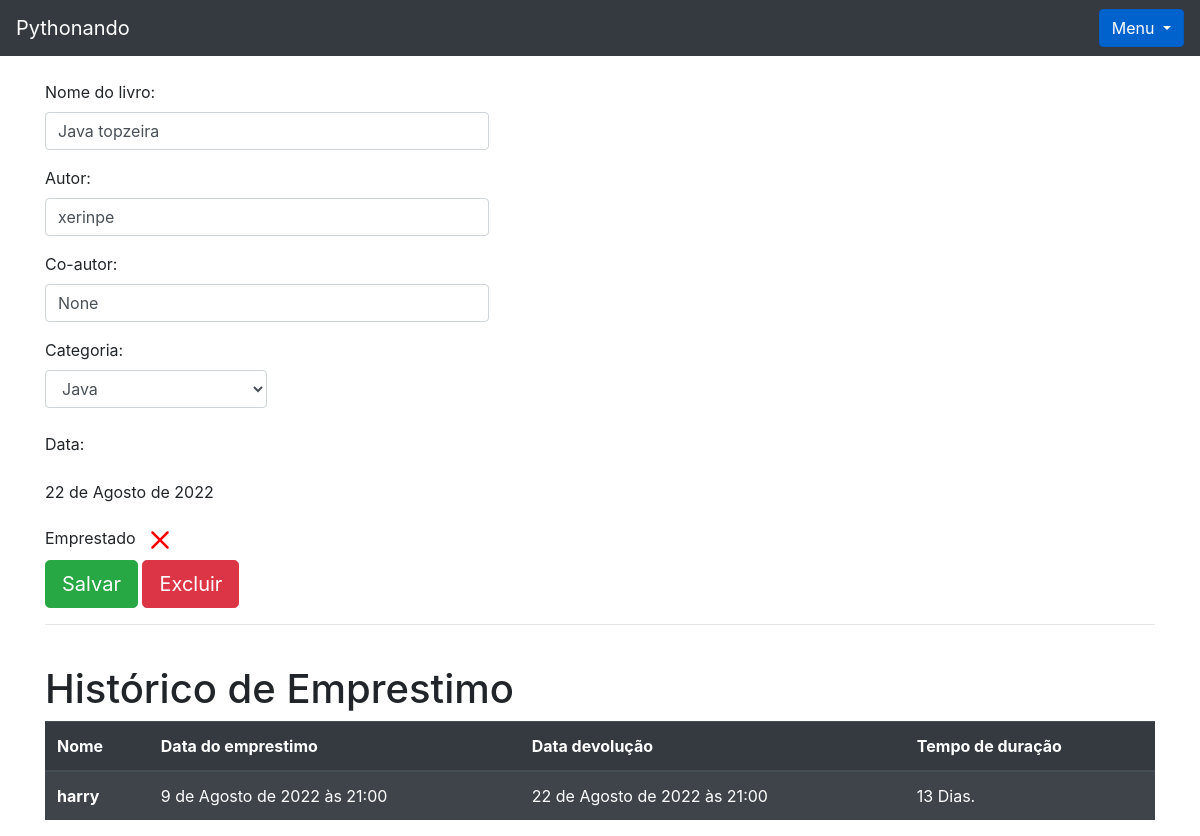
The app's page /livro/ver_livro/4 (signed in), older data.
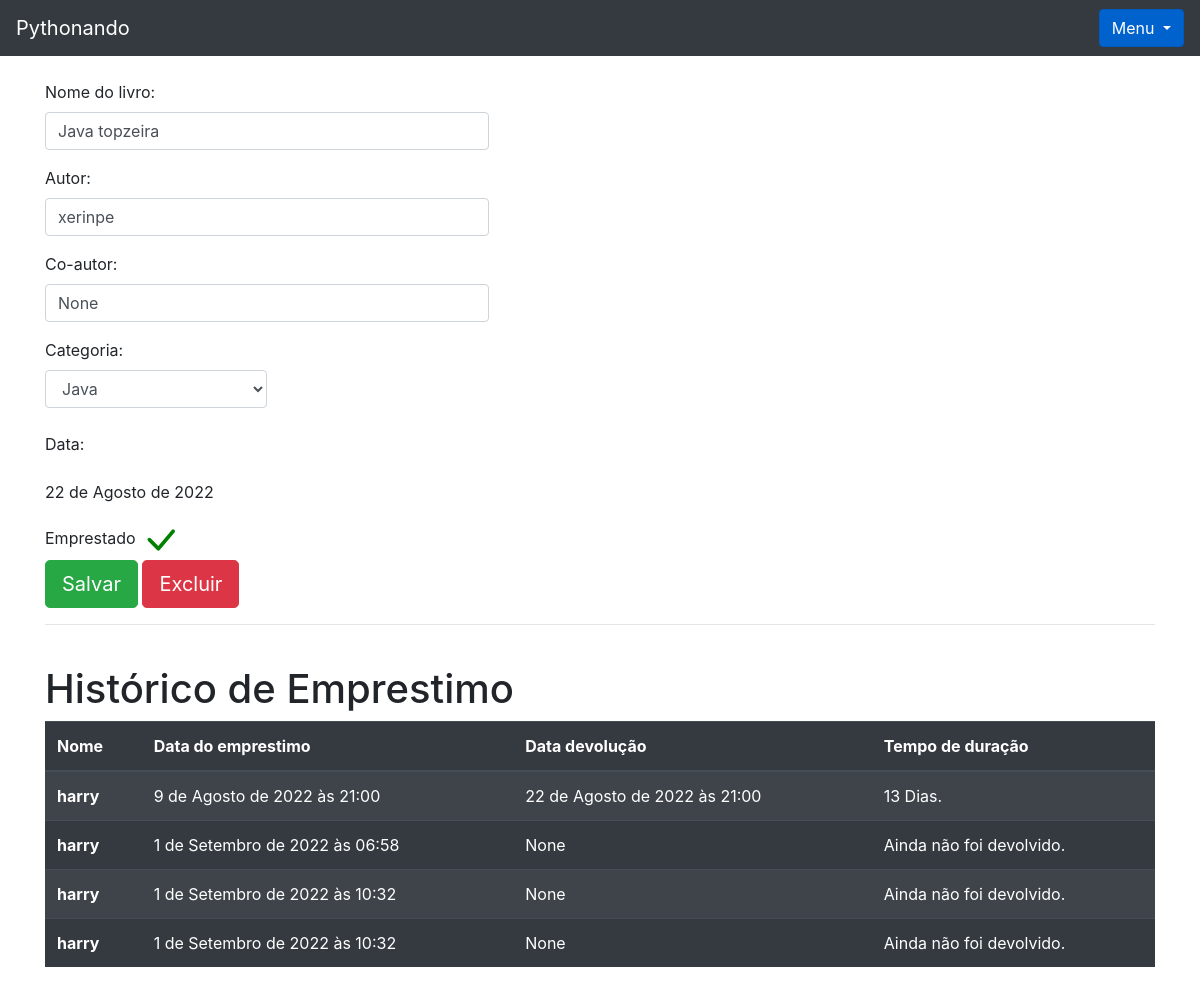
The same page, newer data.
### livro/models.py (models this page shows, shortened)
class Emprestimos(models.Model):
    choices = (
        ('P', 'Péssimo '),
        ('R', 'Ruim'),
        ('B', 'Bom'),
        ('O', 'Ótimo')
    )
    nome_emprestado = models.ForeignKey(Usuario, on_delete=models.DO_NOTHING,blank = True, null = True)
    nome_emprestado_anonimo = models.CharField(max_length = 30, blank = True, null = True)
    data_emprestimo = models.DateTimeField(default=datetime.datetime.now())
    data_devolucao = models.DateTimeField(blank = True, null = True)
    livro = models.ForeignKey(Livros, on_delete=models.DO_NOTHING)
    avaliacao = models.CharField(max_length=1, choices=choices, null=True, blank=True)

### usuarios/models.py (models this page shows)
class Usuario(models.Model):
    nome = models.CharField(max_length=30)
    email = models.EmailField()
    senha = models.CharField(max_length=64)
    def __str__(self) -> str:
        return self.nome

### livro/views.py (the view)
# urls.py: path('ver_livro/<int:id>', views.ver_livros, name='ver_livros'),#url dinamica
def ver_livros(request, id):
    if request.session.get('usuario'):
        livro = Livros.objects.get(id = id)
        if request.session.get('usuario') == livro.usuario.id:
            usuario = Usuario.objects.get(id = request.session['usuario'])
            categoria_livro = Categoria.objects.filter(usuario = request.session.get('usuario'))
            emprestimos = Emprestimos.objects.filter(livro = livro)
            form = CadastroLivro()
            form.fields['usuario'].initial = request.session['usuario']
            form_categoria = CategoriaLivro()
            usuarios = Usuario.objects.all()
            livros_emprestar = Livros.objects.filter(usuario = usuario).filter(emprestado = False)
            livros_emprestados = Livros.objects.filter(usuario = usuario).filter(emprestado = True)
            return render(request, 'ver_livro.html', {'livro': livro,
                                                      'categoria_livro': categoria_livro, 'emprestimos': emprestimos,
                                                      'usuario_logado':request.session.get('usuario'), 'form': form,
                                                      'id_livro': id,
                                                      'form_categoria': form_categoria, 'usuarios': usuarios, 'livros_emprestar': livros_emprestar, 'livros_emprestados': livros_emprestados,})
        else:
            return HttpResponse('este livro nao é seu')
    return redirect('/auth/login/?status=2')

### livro/forms.py
class CadastroLivro(forms.ModelForm):
    class Meta:
        model = Livros
        fields = "__all__"
    def __init__(self, *args, **kwargs):
        super().__init__(*args, **kwargs)
        self.fields['usuario'].widget = forms.HiddenInput()

class CategoriaLivro(forms.Form):
    nome = forms.CharField(max_length=30)
    descricao = forms.CharField(max_length=60)
    def __init__(self, *args, **kwargs):
        super().__init__(*args, **kwargs)
        self.fields['descricao'].widget = forms.Textarea()

### livro/models.py (called while the page is built)
    def __str__(self) -> str:
        return self.nome

### livro/templatetags/filtros.py (called while the page is built)
@register.filter
def mostra_duracao(value1, value2):
    if all((isinstance(value1, datetime), isinstance(value2, datetime))):
        dias = (value1 - value2).days
        texto = 'Dias'
        if dias == 1:
            texto = 'Dia'
        return f"{dias} {texto}."
    return "Ainda não foi devolvido."

### livro/templates/ver_livro.html (shortened to what this page needs)
{% extends 'base.html' %}
{% load filtros %}
{% block 'conteudo' %}
<div class="container">
    <br>
      <p>
        <label>Nome do livro:</label>
        <input style="width: 40%;" class="form-control" type="texte" value="{{livro.nome}}" name="nome_livro">
      </p>
      <p>
        <label>Autor:</label>
        <input style="width: 40%;" class="form-control" type="texte" value="{{livro.autor}}" name="autor">
      </p>
      <p>
        <label>Co-autor:</label>
        <input style="width: 40%;" class="form-control" type="texte" value="{{livro.co_autor}}" name="co_autor">
      </p>
      <label>Categoria:</label>
      <select style="width: 20%;" class="form-control" name="categoria">
        {% for i in categoria_livro %}
          {% if livro.categoria.nome == i.nome %}
            <option selected>{{i}}</option>
          {% else %}
            <option>{{i}}</option>
          {% endif %}
        {% endfor %}
      </select>
      <br>
      <p>
        <label>Data:</label>
        <p>{{livro.data_cadastro}}</p>
      </p>
      <label>Emprestado</label>
      <br>
      <input type="submit" class="btn btn-success btn-lg" value="Salvar">
    <button type="button" class="btn btn-danger btn-lg" data-toggle="modal" data-target="#exampleModal2">
      Excluir
    </button>
    <hr>
    <br>
    <h1>Histórico de Emprestimo</h1>
    <table class="table table-striped table-dark">
      <thead>
        <tr>
          <th scope="col">Nome</th>
          <th scope="col">Data do emprestimo</th>
          <th scope="col">Data devolução</th>
          <th scope="col">Tempo de duração</th>
        </tr>
      </thead>
      <tbody>
        {% for i in emprestimos%}
          <tr>
            {% if i.nome_emprestado_anonimo == None %}
            <th scope="row">{{i.nome_emprestado}}</th>
            {% else %}
            <th scope="row">{{i.nome_emprestado_anonimo}}</th>
            {% endif %}
            <td>{{i.data_emprestimo}}</td>
            <td>{{i.data_devolucao}}</td>
            <td>{{i.data_devolucao|mostra_duracao:i.data_emprestimo}} </td>
          </tr>
        {% endfor %}
      </tbody>
    </table>
    </div>
{% endblock %}

Row changes from the older to the newer data that the page shows:
changed Livros "Java topzeira": emprestado False → True (drawn)
added Emprestimos: nome_emprestado "harry", data_emprestimo "1 de Setembro de 2022 às 06:58", data_devolucao "None", data_devolucao|mostra_duracao "Ainda não foi devolvido."
added Emprestimos: nome_emprestado "harry", data_emprestimo "1 de Setembro de 2022 às 10:32", data_devolucao "None", data_devolucao|mostra_duracao "Ainda não foi devolvido."
added Emprestimos: nome_emprestado "harry", data_emprestimo "1 de Setembro de 2022 às 10:32", data_devolucao "None", data_devolucao|mostra_duracao "Ainda não foi devolvido."
